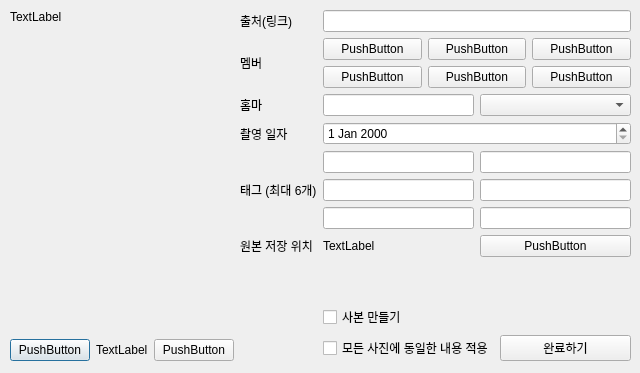
<?xml version="1.0" encoding="UTF-8"?>
<ui version="4.0">
 <class>Dialog</class>
 <widget class="QDialog" name="Dialog">
  <property name="geometry">
   <rect>
    <x>0</x>
    <y>0</y>
    <width>640</width>
    <height>373</height>
   </rect>
  </property>
  <property name="windowTitle">
   <string>Dialog</string>
  </property>
  <widget class="QWidget" name="horizontalLayoutWidget">
   <property name="geometry">
    <rect>
     <x>10</x>
     <y>10</y>
     <width>621</width>
     <height>351</height>
    </rect>
   </property>
   <layout class="QHBoxLayout" name="horizontalLayout">
    <item>
     <layout class="QVBoxLayout" name="verticalLayout">
      <item>
       <widget class="QLabel" name="label_2">
        <property name="text">
         <string>TextLabel</string>
        </property>
       </widget>
      </item>
      <item>
       <spacer name="verticalSpacer">
        <property name="orientation">
         <enum>Qt::Vertical</enum>
        </property>
        <property name="sizeHint" stdset="0">
         <size>
          <width>20</width>
          <height>40</height>
         </size>
        </property>
       </spacer>
      </item>
      <item>
       <layout class="QHBoxLayout" name="horizontalLayout_2">
        <item>
         <widget class="QPushButton" name="pushButton">
          <property name="text">
           <string>PushButton</string>
          </property>
         </widget>
        </item>
        <item>
         <widget class="QLabel" name="label">
          <property name="text">
           <string>TextLabel</string>
          </property>
         </widget>
        </item>
        <item>
         <widget class="QPushButton" name="pushButton_2">
          <property name="text">
           <string>PushButton</string>
          </property>
         </widget>
        </item>
       </layout>
      </item>
     </layout>
    </item>
    <item>
     <layout class="QGridLayout" name="gridLayout">
      <item row="0" column="1">
       <widget class="QLineEdit" name="lineEdit"/>
      </item>
      <item row="3" column="0">
       <widget class="QLabel" name="label_5">
        <property name="text">
         <string>촬영 일자</string>
        </property>
       </widget>
      </item>
      <item row="0" column="0">
       <widget class="QLabel" name="label_3">
        <property name="text">
         <string>출처(링크)</string>
        </property>
       </widget>
      </item>
      <item row="7" column="1">
       <layout class="QGridLayout" name="gridLayout_5">
        <item row="0" column="0">
         <widget class="QCheckBox" name="checkBox">
          <property name="text">
           <string>사본 만들기</string>
          </property>
         </widget>
        </item>
        <item row="1" column="0">
         <widget class="QCheckBox" name="checkBox_2">
          <property name="text">
           <string>모든 사진에 동일한 내용 적용</string>
          </property>
         </widget>
        </item>
        <item row="1" column="1">
         <widget class="QPushButton" name="pushButton_10">
          <property name="text">
           <string>완료하기</string>
          </property>
         </widget>
        </item>
       </layout>
      </item>
      <item row="5" column="1">
       <layout class="QHBoxLayout" name="horizontalLayout_4">
        <item>
         <widget class="QLabel" name="label_9">
          <property name="text">
           <string>TextLabel</string>
          </property>
         </widget>
        </item>
        <item>
         <widget class="QPushButton" name="pushButton_9">
          <property name="text">
           <string>PushButton</string>
          </property>
         </widget>
        </item>
       </layout>
      </item>
      <item row="2" column="1">
       <layout class="QHBoxLayout" name="horizontalLayout_3">
        <item>
         <widget class="QLineEdit" name="lineEdit_2">
          <property name="sizePolicy">
           <sizepolicy hsizetype="Preferred" vsizetype="Fixed">
            <horstretch>0</horstretch>
            <verstretch>0</verstretch>
           </sizepolicy>
          </property>
         </widget>
        </item>
        <item>
         <widget class="QComboBox" name="comboBox"/>
        </item>
       </layout>
      </item>
      <item row="1" column="1">
       <layout class="QGridLayout" name="gridLayout_2">
        <item row="0" column="0">
         <widget class="QPushButton" name="pushButton_3">
          <property name="text">
           <string>PushButton</string>
          </property>
         </widget>
        </item>
        <item row="1" column="0">
         <widget class="QPushButton" name="pushButton_4">
          <property name="text">
           <string>PushButton</string>
          </property>
         </widget>
        </item>
        <item row="0" column="1">
         <widget class="QPushButton" name="pushButton_5">
          <property name="text">
           <string>PushButton</string>
          </property>
         </widget>
        </item>
        <item row="0" column="2">
         <widget class="QPushButton" name="pushButton_6">
          <property name="text">
           <string>PushButton</string>
          </property>
         </widget>
        </item>
        <item row="1" column="1">
         <widget class="QPushButton" name="pushButton_7">
          <property name="text">
           <string>PushButton</string>
          </property>
         </widget>
        </item>
        <item row="1" column="2">
         <widget class="QPushButton" name="pushButton_8">
          <property name="text">
           <string>PushButton</string>
          </property>
         </widget>
        </item>
       </layout>
      </item>
      <item row="4" column="1">
       <layout class="QGridLayout" name="gridLayout_3">
        <item row="0" column="0">
         <widget class="QLineEdit" name="lineEdit_3"/>
        </item>
        <item row="0" column="1">
         <widget class="QLineEdit" name="lineEdit_4"/>
        </item>
        <item row="1" column="0">
         <widget class="QLineEdit" name="lineEdit_5"/>
        </item>
        <item row="2" column="0">
         <widget class="QLineEdit" name="lineEdit_6"/>
        </item>
        <item row="1" column="1">
         <widget class="QLineEdit" name="lineEdit_7"/>
        </item>
        <item row="2" column="1">
         <widget class="QLineEdit" name="lineEdit_8"/>
        </item>
       </layout>
      </item>
      <item row="3" column="1">
       <widget class="QDateEdit" name="dateEdit"/>
      </item>
      <item row="2" column="0">
       <widget class="QLabel" name="label_4">
        <property name="text">
         <string>홈마</string>
        </property>
       </widget>
      </item>
      <item row="4" column="0">
       <widget class="QLabel" name="label_6">
        <property name="text">
         <string>태그 (최대 6개)</string>
        </property>
       </widget>
      </item>
      <item row="1" column="0">
       <widget class="QLabel" name="label_7">
        <property name="text">
         <string>멤버</string>
        </property>
       </widget>
      </item>
      <item row="5" column="0">
       <widget class="QLabel" name="label_8">
        <property name="text">
         <string>원본 저장 위치</string>
        </property>
       </widget>
      </item>
      <item row="6" column="0">
       <spacer name="verticalSpacer_2">
        <property name="orientation">
         <enum>Qt::Vertical</enum>
        </property>
        <property name="sizeHint" stdset="0">
         <size>
          <width>20</width>
          <height>40</height>
         </size>
        </property>
       </spacer>
      </item>
     </layout>
    </item>
   </layout>
  </widget>
 </widget>
 <resources/>
 <connections/>
</ui>
